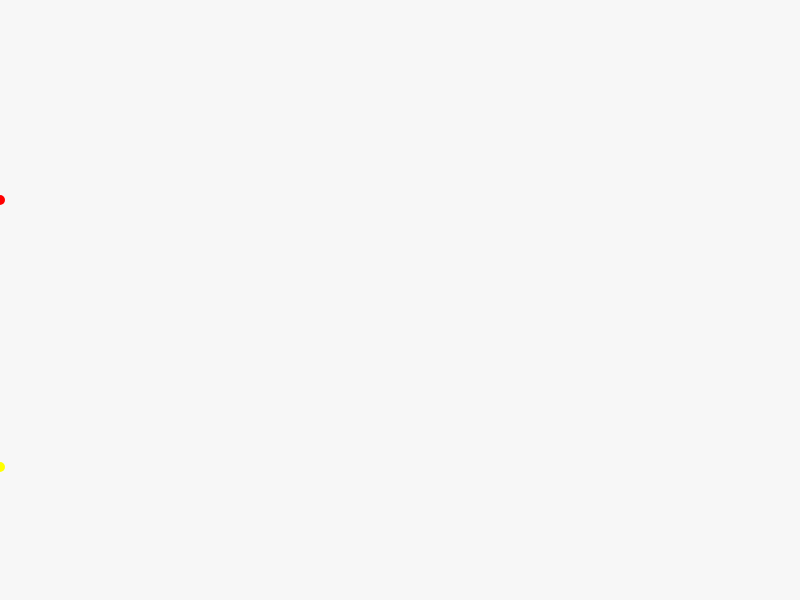
Frame 1 (no input)
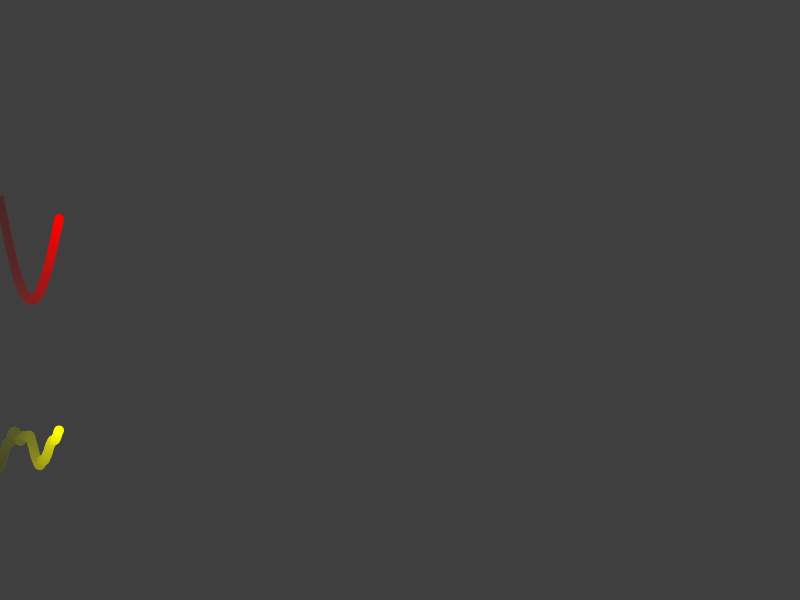
Frame 60 (no input)
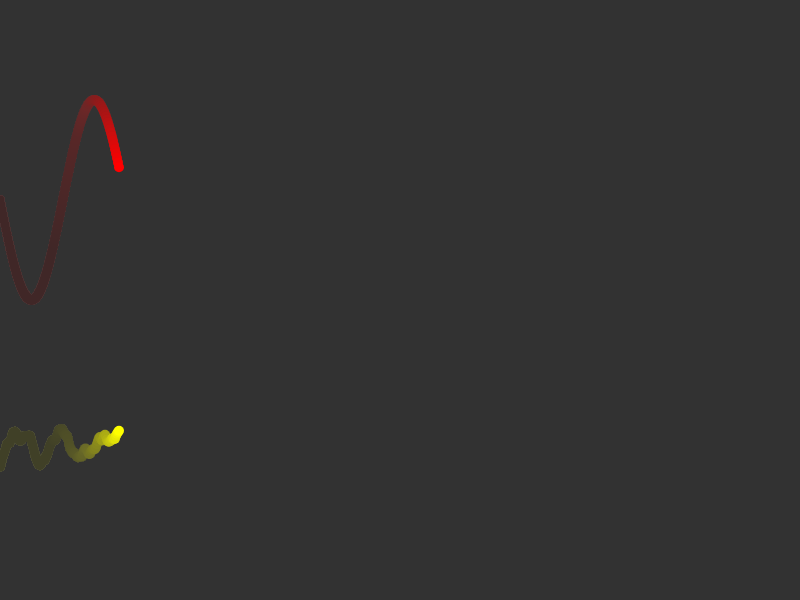
Frame 120 (the mouse pressed at the canvas centre since frame 60)

The p5.js sketch that drew these frames (run headless with seeded random() and noise() and a simulated clock; from frame 60 on, the mouse is pressed at the canvas centre):

// p5.js sketch
// ── sketch.js
var posX = 0;
var posY = 0;

function setup() {
  createCanvas(800, 600);
  noStroke();
}

function draw() {
  background(50, 10);


  // sin
  posY = 200 + sin(posX*0.05) * 100;
  fill(255, 0, 0);
  ellipse(posX, posY, 10, 10);


  // noise
  posY = 400 + noise(posX*0.05) * 100;
  fill(255, 255, 0);
  ellipse(posX, posY, 10, 10);


  // update posX
  posX = posX + 1;
  if (posX > width) {
    posX = 0;
  }
}
